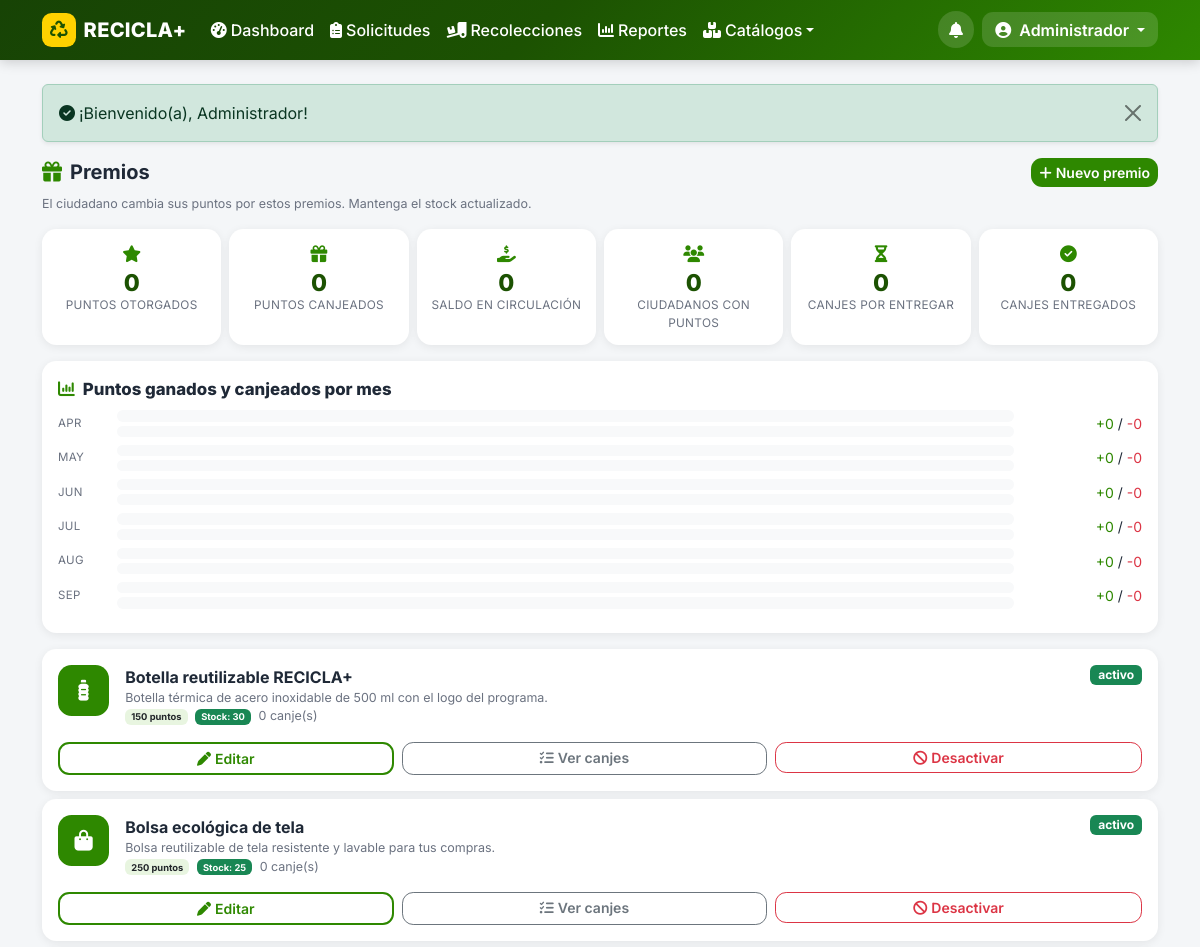
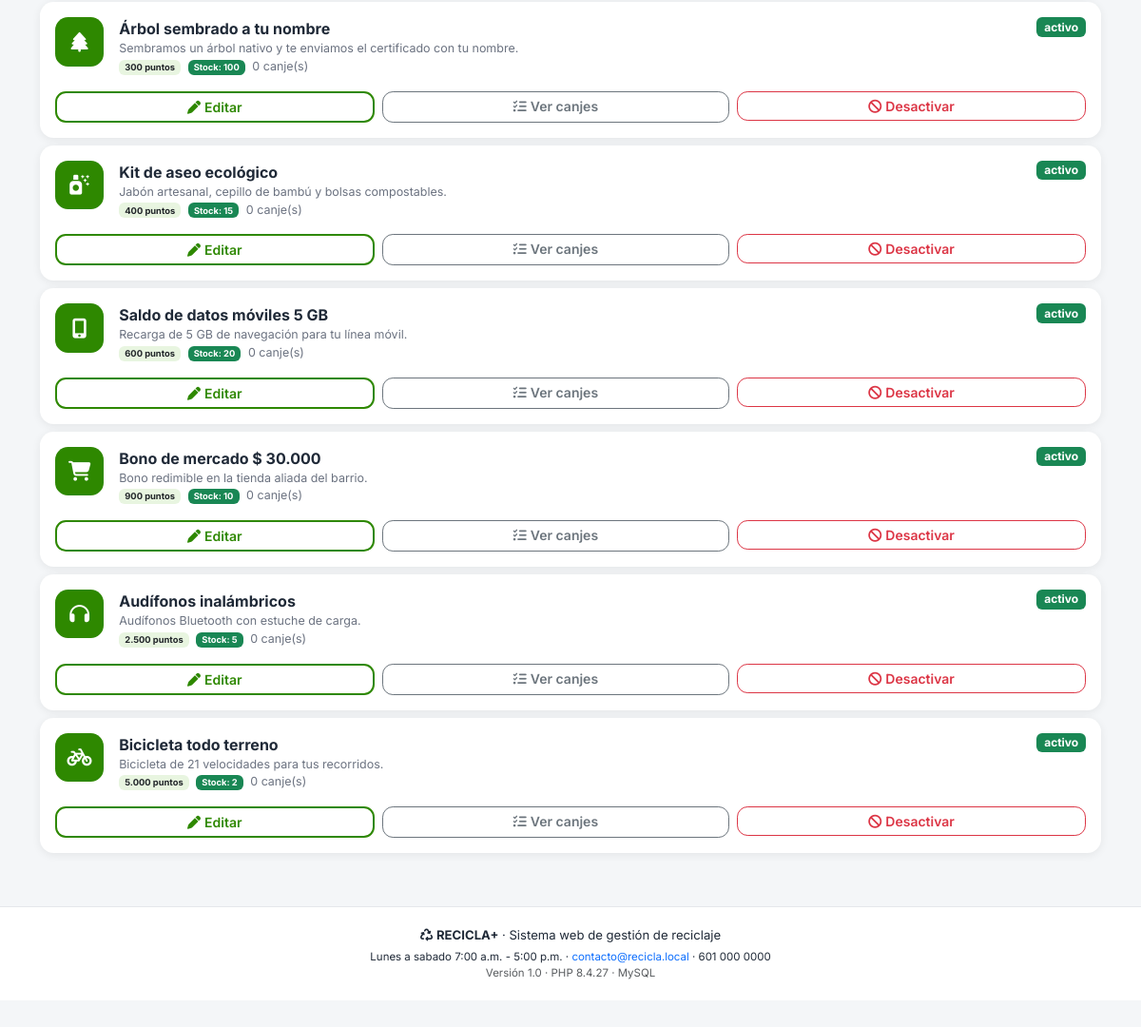
Screenshot of /index.php?p=a_premios (signed in) with the database file from the repository (2 pictures, top to bottom).
### tables this page shows
CREATE TABLE usuarios (
  id                  INT UNSIGNED NOT NULL AUTO_INCREMENT,
  rol_id              TINYINT UNSIGNED NOT NULL,
  empresa_id          INT UNSIGNED NULL,           
  nombres             VARCHAR(80)  NOT NULL,
  apellidos           VARCHAR(80)  NOT NULL,
  documento           VARCHAR(20)  NOT NULL,
  telefono            VARCHAR(20)  NULL,
  email               VARCHAR(120) NOT NULL,
  password            VARCHAR(255) NOT NULL,       
  direccion           VARCHAR(160) NULL,
  barrio              VARCHAR(60)  NULL,
  ciudad              VARCHAR(60)  NULL,
  estado              ENUM('activo','inactivo') NOT NULL DEFAULT 'activo',
  token_recuperacion  VARCHAR(64)  NULL,
  token_expira        DATETIME     NULL,
  ultimo_acceso       DATETIME     NULL,
  created_at          DATETIME NOT NULL DEFAULT CURRENT_TIMESTAMP,
  PRIMARY KEY (id),
  UNIQUE KEY uk_usuarios_email (email),
  UNIQUE KEY uk_usuarios_documento (documento),
  KEY ix_usuarios_rol (rol_id),
  KEY ix_usuarios_empresa (empresa_id),
  KEY ix_usuarios_ciudad_barrio (ciudad, barrio),
  CONSTRAINT fk_usuarios_rol FOREIGN KEY (rol_id) REFERENCES roles (id),
  CONSTRAINT fk_usuarios_empresa FOREIGN KEY (empresa_id) REFERENCES empresas (id) ON DELETE SET NULL
);

CREATE TABLE premios (
  id                INT UNSIGNED NOT NULL AUTO_INCREMENT,
  nombre            VARCHAR(120) NOT NULL,
  descripcion       VARCHAR(300) NULL,
  puntos_requeridos INT UNSIGNED NOT NULL DEFAULT 100,
  stock             INT NOT NULL DEFAULT 0,
  icono             VARCHAR(40) NOT NULL DEFAULT 'fa-gift',
  imagen            VARCHAR(180) NULL,
  estado            ENUM('activo','inactivo') NOT NULL DEFAULT 'activo',
  created_at        DATETIME NOT NULL DEFAULT CURRENT_TIMESTAMP,
  PRIMARY KEY (id),
  UNIQUE KEY uk_premios_nombre (nombre),
  KEY ix_premios_estado (estado),
  KEY ix_premios_puntos (puntos_requeridos)
);

### controllers/AdminController.php (called while the page is built, shortened)
<?php
final class AdminController
{
    public function premios(): void
    {
        vista('admin/premios', [
            'titulo'   => 'Premios',
            'premios'  => Puntos::premios(false),
            'resumen'  => Puntos::resumenAdmin(),
            'serie'    => Puntos::serieMensual(6),
        ]);
    }
}

### index.php (called while the page is built, shortened)
<?php
require __DIR__ . '/config/config.php';
$p = (string) ($_GET['p'] ?? 'inicio');
[$controlador, $metodo, $rolRequerido] = $rutas[$p];
if ($rolRequerido !== null) {
    exigirRol($rolRequerido);
}
try {
    (new $controlador())->$metodo();
} catch (Throwable $e) {
    error_log('[RECICLA+] ' . $e->getMessage() . ' @ ' . $e->getFile() . ':' . $e->getLine());
    http_response_code(500);
    vista('errores/500', ['titulo' => 'Error del sistema', 'mensaje' => $e->getMessage()]);
}

### models/Puntos.php (called while the page is built, shortened)
<?php
final class Puntos
{
    public static function premios(bool $soloActivos = true, bool $soloDisponibles = false): array
    {
        $w = [];
        $sql = 'SELECT p.*, (SELECT COUNT(*) FROM canjes c WHERE c.premio_id = p.id) AS total_canjes
                FROM premios p' . ($w ? ' WHERE ' . implode(' AND ', $w) : '') . ' ORDER BY p.puntos_requeridos ASC';
        return db()->query($sql)->fetchAll();
    }
    public static function serieMensual(int $meses = 6): array
    {
        $datos = [];
        $serie = [];
        for ($i = $meses - 1; $i >= 0; $i--) {
            $clave = date('Y-m', strtotime("-$i month"));
            $serie[] = [
                'mes' => $clave, 'label' => date('M', strtotime($clave . '-01')),
                'ganados' => $datos[$clave]['ganados'] ?? 0,
                'canjeados' => $datos[$clave]['canjeados'] ?? 0,
                'movimientos' => $datos[$clave]['movimientos'] ?? 0,
            ];
        }
        return $serie;
    }
}

### views/admin/premios.php (the view, shortened to what this page needs)
<div class="d-flex justify-content-between align-items-center mb-2">
  <h1 class="h5 fw-bold mb-0"><i class="fa-solid fa-gift texto-verde me-2"></i>Premios</h1>
  <a class="btn btn-sm btn-recicla" href="<?= e(url('a_premio')) ?>"><i class="fa-solid fa-plus me-1"></i>Nuevo premio</a>
</div>
<p class="hint">El ciudadano cambia sus puntos por estos premios. Mantenga el stock actualizado.</p>
<div class="row g-2 mb-3">
  <?php
  $kpis = [
      ['fa-star', $resumen['otorgados'], 'Puntos otorgados'],
      ['fa-gift', $resumen['canjeados'], 'Puntos canjeados'],
      ['fa-hand-holding-dollar', $resumen['saldo_total'], 'Saldo en circulación'],
      ['fa-users', $resumen['participantes'], 'Ciudadanos con puntos'],
      ['fa-hourglass-half', $resumen['pendientes'], 'Canjes por entregar'],
      ['fa-circle-check', $resumen['entregados'], 'Canjes entregados'],
  ];
  foreach ($kpis as [$ic, $valor, $etq]): ?>
    <div class="col-6 col-lg-2">
      <div class="stat-chip"><div class="icono mb-1"><i class="fa-solid <?= $ic ?>"></i></div>
        <div class="valor"><?= number_format((int) $valor, 0, ',', '.') ?></div>
        <div class="etiqueta"><?= e($etq) ?></div></div>
    </div>
  <?php endforeach; ?>
</div>
<div class="tarjeta p-3 mb-3">
  <span class="seccion-titulo d-block mb-2"><i class="fa-solid fa-chart-column texto-verde me-2"></i>Puntos ganados y canjeados por mes</span>
  <?php foreach ($serie as $m): ?>
    <div class="d-flex align-items-center gap-2 mb-2">
      <span class="etiqueta-mini text-nowrap" style="width:3.2rem"><?= e($m['label']) ?></span>
      <div class="flex-grow-1">
        <div class="bg-light rounded mb-1" style="height:.7rem;overflow:hidden">
        </div>
        <div class="bg-light rounded" style="height:.7rem;overflow:hidden">
        </div>
      </div>
      <span class="small text-nowrap" style="width:7.5rem;text-align:right">
        <span class="texto-verde">+<?= number_format($m['ganados'], 0, ',', '.') ?></span> /
        <span class="text-danger">-<?= number_format($m['canjeados'], 0, ',', '.') ?></span>
      </span>
    </div>
  <?php endforeach; ?>
</div>
<?php foreach ($premios as $p): ?>
  <div class="tarjeta p-3 mb-2">
    <div class="d-flex justify-content-between align-items-start gap-2">
      <div class="d-flex gap-3">
        <?php if (!empty($p['imagen'])): ?>
          <img class="miniatura" style="width:4.5rem" src="<?= e(urlFoto($p['imagen'])) ?>" alt="<?= e($p['nombre']) ?>">
        <?php else: ?>
          <div class="icono-circulo" style="width:3.2rem;height:3.2rem"><i class="fa-solid <?= e($p['icono']) ?>"></i></div>
        <?php endif; ?>
        <div>
          <div class="fw-bold"><?= e($p['nombre']) ?></div>
          <div class="hint"><?= e((string) $p['descripcion']) ?></div>
          <div class="hint">
            <span class="badge bg-verde-claro text-dark"><?= number_format((int) $p['puntos_requeridos'], 0, ',', '.') ?> puntos</span>
            <span class="badge <?= (int) $p['stock'] > 0 ? 'bg-success' : 'bg-danger' ?> ms-1">Stock: <?= (int) $p['stock'] ?></span>
            <span class="ms-1"><?= (int) $p['total_canjes'] ?> canje(s)</span>
          </div>
        </div>
      </div>
      <span class="badge <?= $p['estado'] === 'activo' ? 'bg-success' : 'bg-secondary' ?>"><?= e($p['estado']) ?></span>
    </div>
    <div class="d-flex gap-2 mt-3">
      <a class="btn btn-sm btn-outline-recicla flex-fill" href="<?= e(url('a_premio', ['id' => (int) $p['id']])) ?>"><i class="fa-solid fa-pen me-1"></i>Editar</a>
      <a class="btn btn-sm btn-outline-secondary flex-fill" href="<?= e(url('a_canjes', ['premio_id' => (int) $p['id']])) ?>"><i class="fa-solid fa-list-check me-1"></i>Ver canjes</a>
      <form class="flex-fill" method="post" action="<?= e(url('a_premio_estado')) ?>"
            data-confirmar="¿<?= $p['estado'] === 'activo' ? 'Desactivar' : 'Activar' ?> el premio <?= e($p['nombre']) ?>?">
        <button class="btn btn-sm btn-outline-<?= $p['estado'] === 'activo' ? 'danger' : 'success' ?> w-100" type="submit">
          <i class="fa-solid <?= $p['estado'] === 'activo' ? 'fa-ban' : 'fa-check' ?> me-1"></i><?= $p['estado'] === 'activo' ? 'Desactivar' : 'Activar' ?>
        </button>
      </form>
    </div>
  </div>
<?php endforeach; ?>

### views/layouts/header.php (shortened to what this page needs)
<?php
$u = $usuario ?? null;
$nav = $navTipo ?? '';
$sysName = config_get('nombre_sistema', 'RECICLA+');
?>
<!doctype html>
<html lang="es">
<head>
<link href="https://cdn.jsdelivr.net/npm/bootstrap@5.3.3/dist/css/bootstrap.min.css" rel="stylesheet">
<link href="https://cdnjs.cloudflare.com/ajax/libs/font-awesome/6.5.2/css/all.min.css" rel="stylesheet">
<link rel="stylesheet" href="<?= e(BASE_URL) ?>/assets/css/recicla.css">
</head>
<body class="rol-<?= e($nav !== '' ? $nav : 'publico') ?><?= $u ? ' con-nav-inferior' : '' ?>">
<nav class="navbar navbar-expand-lg navbar-recicla sticky-top">
  <div class="container">
    <a class="navbar-brand d-flex align-items-center gap-2" href="<?= e(url($u ? ($u['rol'] === 'ciudadano' ? 'panel' : ($u['rol'] === 'empresa' ? 'e_panel' : 'a_panel')) : 'inicio')) ?>">
      <span class="marca-icono"><i class="fa-solid fa-recycle"></i></span>
      <span class="marca-texto"><?= e($sysName) ?></span>
    </a>
    <div class="d-flex align-items-center gap-2 order-lg-3">
      <?php if ($u): ?>
        <a class="btn-aviso position-relative" href="<?= e($u['rol'] === 'ciudadano' ? url('notificaciones') : url($u['rol'] === 'empresa' ? 'e_panel' : 'a_panel')) ?>" title="Avisos">
          <i class="fa-solid fa-bell"></i>
        </a>
        <div class="dropdown">
          <button class="btn btn-usuario dropdown-toggle" type="button" data-bs-toggle="dropdown" aria-expanded="false">
            <i class="fa-solid fa-circle-user"></i>
            <span class="d-none d-sm-inline ms-1"><?= e($u['nombres']) ?></span>
          </button>
        </div>
      <?php else: ?>
        <a class="btn btn-sm btn-claro" href="<?= e(url('materiales')) ?>"><i class="fa-solid fa-list-check me-1"></i>Materiales</a>
        <a class="btn btn-sm btn-amarillo" href="<?= e(url('login')) ?>"><i class="fa-solid fa-right-to-bracket me-1"></i>Ingresar</a>
      <?php endif; ?>
    </div>
    <?php if ($u && $nav !== 'ciudadano'): ?>
      <div class="collapse navbar-collapse order-lg-2" id="menuPrincipal">
        <ul class="navbar-nav me-auto mb-2 mb-lg-0">
          <?php if ($nav === 'empresa'): ?>
            <li class="nav-item"><a class="nav-link <?= activo('e_panel') ?>" href="<?= e(url('e_panel')) ?>"><i class="fa-solid fa-gauge-high me-1"></i>Dashboard</a></li>
            <li class="nav-item"><a class="nav-link <?= activo('e_solicitudes') ?>" href="<?= e(url('e_solicitudes')) ?>"><i class="fa-solid fa-inbox me-1"></i>Solicitudes</a></li>
            <li class="nav-item"><a class="nav-link <?= activo('e_rutas') ?>" href="<?= e(url('e_rutas')) ?>"><i class="fa-solid fa-route me-1"></i>Rutas</a></li>
            <li class="nav-item"><a class="nav-link <?= activo('e_historial') ?>" href="<?= e(url('e_historial')) ?>"><i class="fa-solid fa-truck-ramp-box me-1"></i>Recolecciones</a></li>
            <li class="nav-item"><a class="nav-link <?= activo('e_perfil') ?>" href="<?= e(url('e_perfil')) ?>"><i class="fa-solid fa-building me-1"></i>Mi empresa</a></li>
          <?php else: ?>
            <li class="nav-item"><a class="nav-link <?= activo('a_panel') ?>" href="<?= e(url('a_panel')) ?>"><i class="fa-solid fa-gauge-high me-1"></i>Dashboard</a></li>
            <li class="nav-item"><a class="nav-link <?= activo('a_solicitudes') ?>" href="<?= e(url('a_solicitudes')) ?>"><i class="fa-solid fa-clipboard-list me-1"></i>Solicitudes</a></li>
            <li class="nav-item"><a class="nav-link <?= activo('a_recolecciones') ?>" href="<?= e(url('a_recolecciones')) ?>"><i class="fa-solid fa-truck-ramp-box me-1"></i>Recolecciones</a></li>
            <li class="nav-item"><a class="nav-link <?= activo('a_reportes') ?>" href="<?= e(url('a_reportes')) ?>"><i class="fa-solid fa-chart-column me-1"></i>Reportes</a></li>
            <li class="nav-item dropdown">
              <a class="nav-link dropdown-toggle <?= (activo('a_materiales') . activo('a_categorias')) !== '' ? 'active' : '' ?>" href="#" role="button" data-bs-toggle="dropdown"><i class="fa-solid fa-boxes-stacked me-1"></i>Catálogos</a>
            </li>
          <?php endif; ?>
        </ul>
      </div>
    <?php endif; ?>
  </div>
</nav>
<main id="contenido" class="container py-3 py-lg-4">
<?= flash_render() ?>

### assets/css/recicla.css (style rules this page uses)
:root { --verde: #2e8800; --verde-oscuro: #1c5202; --verde-claro: #e8f5e0; --amarillo: #ffd200; --azul: #0072bc; --gris-fondo: #f4f6f8; --texto: #1f2937; --radio: .9rem; --sombra: 0 2px 10px rgba(0, 0, 0, .07); }
body { font-family: 'Inter', system-ui, -apple-system, 'Segoe UI', sans-serif; background: var(--gris-fondo); color: var(--texto); overflow-x: hidden; padding-bottom: 1rem; }
body.con-nav-inferior { padding-bottom: 5.6rem; }
a { text-decoration: none; }
.navbar-recicla { background: linear-gradient(135deg, #174305, #1c5202 45%, #2e8800); box-shadow: 0 2px 12px rgba(0, 0, 0, .18); }
.navbar-recicla .navbar-brand, .navbar-recicla .nav-link, .navbar-recicla .btn-usuario { color: #fff; }
.navbar-recicla .nav-link { font-weight: 500; border-radius: .5rem; padding: .5rem .75rem; }
.marca-icono { display: inline-flex; align-items: center; justify-content: center; width: 2.1rem; height: 2.1rem; border-radius: .6rem; background: var(--amarillo); color: var(--verde-oscuro); font-size: 1.1rem; }
.marca-texto { font-weight: 800; letter-spacing: .3px; }
.btn-usuario { background: rgba(255, 255, 255, .14); border: 0; border-radius: 2rem; padding: .35rem .8rem; font-weight: 600; }
.btn-aviso { position: relative; color: #fff; width: 2.3rem; height: 2.3rem; border-radius: 50%; display: inline-flex; align-items: center; justify-content: center; background: rgba(255, 255, 255, .14); }
.btn { border-radius: .7rem; font-weight: 600; }
.btn-recicla { background: var(--verde); color: #fff; border: 0; }
.btn-outline-recicla { border: 2px solid var(--verde); color: var(--verde); background: #fff; }
.tarjeta, .card { border: 0; border-radius: var(--radio); box-shadow: var(--sombra); background: #fff; }
.icono-circulo { width: 3.1rem; height: 3.1rem; border-radius: .85rem; display: inline-flex; align-items: center; justify-content: center; font-size: 1.3rem; color: #fff; background: var(--verde); flex: 0 0 auto; }
.stat-chip { background: #fff; border-radius: var(--radio); box-shadow: var(--sombra); padding: .8rem .6rem; text-align: center; height: 100%; }
.stat-chip .valor { font-size: 1.45rem; font-weight: 800; line-height: 1.1; color: var(--verde-oscuro); }
.stat-chip .etiqueta { font-size: .74rem; color: #6b7280; text-transform: uppercase; letter-spacing: .3px; }
.stat-chip .icono { font-size: 1.05rem; color: var(--verde); }
.hint { font-size: .78rem; color: #6b7280; }
.texto-verde { color: var(--verde) !important; }
.bg-verde-claro { background: var(--verde-claro); }
.seccion-titulo { font-weight: 800; font-size: 1.05rem; }
.etiqueta-mini { font-size: .72rem; color: #6b7280; text-transform: uppercase; letter-spacing: .3px; }

### rows the page displays
usuarios: nombres "Administrador"
premios: nombre "Botella reutilizable RECICLA+", descripcion "Botella térmica de acero inoxidable de 500 ml con el logo del programa.", puntos_requeridos "150", stock "30", total_canjes "0", estado "activo", shows "Desactivar"
premios: nombre "Bolsa ecológica de tela", descripcion "Bolsa reutilizable de tela resistente y lavable para tus compras.", puntos_requeridos "250", stock "25", total_canjes "0", estado "activo", shows "Desactivar"
premios: nombre "Árbol sembrado a tu nombre", descripcion "Sembramos un árbol nativo y te enviamos el certificado con tu nombre.", puntos_requeridos "300", stock "100", total_canjes "0", estado "activo", shows "Desactivar"
premios: nombre "Kit de aseo ecológico", descripcion "Jabón artesanal, cepillo de bambú y bolsas compostables.", puntos_requeridos "400", stock "15", total_canjes "0", estado "activo", shows "Desactivar"
premios: nombre "Saldo de datos móviles 5 GB", descripcion "Recarga de 5 GB de navegación para tu línea móvil.", puntos_requeridos "600", stock "20", total_canjes "0", estado "activo", shows "Desactivar"
premios: nombre "Bono de mercado $ 30.000", descripcion "Bono redimible en la tienda aliada del barrio.", puntos_requeridos "900", stock "10", total_canjes "0", estado "activo", shows "Desactivar"
premios: nombre "Audífonos inalámbricos", descripcion "Audífonos Bluetooth con estuche de carga.", puntos_requeridos "2.500", stock "5", total_canjes "0", estado "activo", shows "Desactivar"
premios: nombre "Bicicleta todo terreno", descripcion "Bicicleta de 21 velocidades para tus recorridos.", puntos_requeridos "5.000", stock "2", total_canjes "0", estado "activo", shows "Desactivar"

### other values shown
$sysName "RECICLA+"
$f['msg'] "¡Bienvenido(a), Administrador!"
$valor "0"
$etq "PUNTOS OTORGADOS"
$etq "PUNTOS CANJEADOS"
$etq "SALDO EN CIRCULACIÓN"
$etq "CIUDADANOS CON PUNTOS"
$etq "CANJES POR ENTREGAR"
$etq "CANJES ENTREGADOS"
$m['label'] "APR"
$m['ganados'] "0"
$m['canjeados'] "0"
$m['label'] "MAY"
$m['label'] "JUN"
$m['label'] "JUL"
